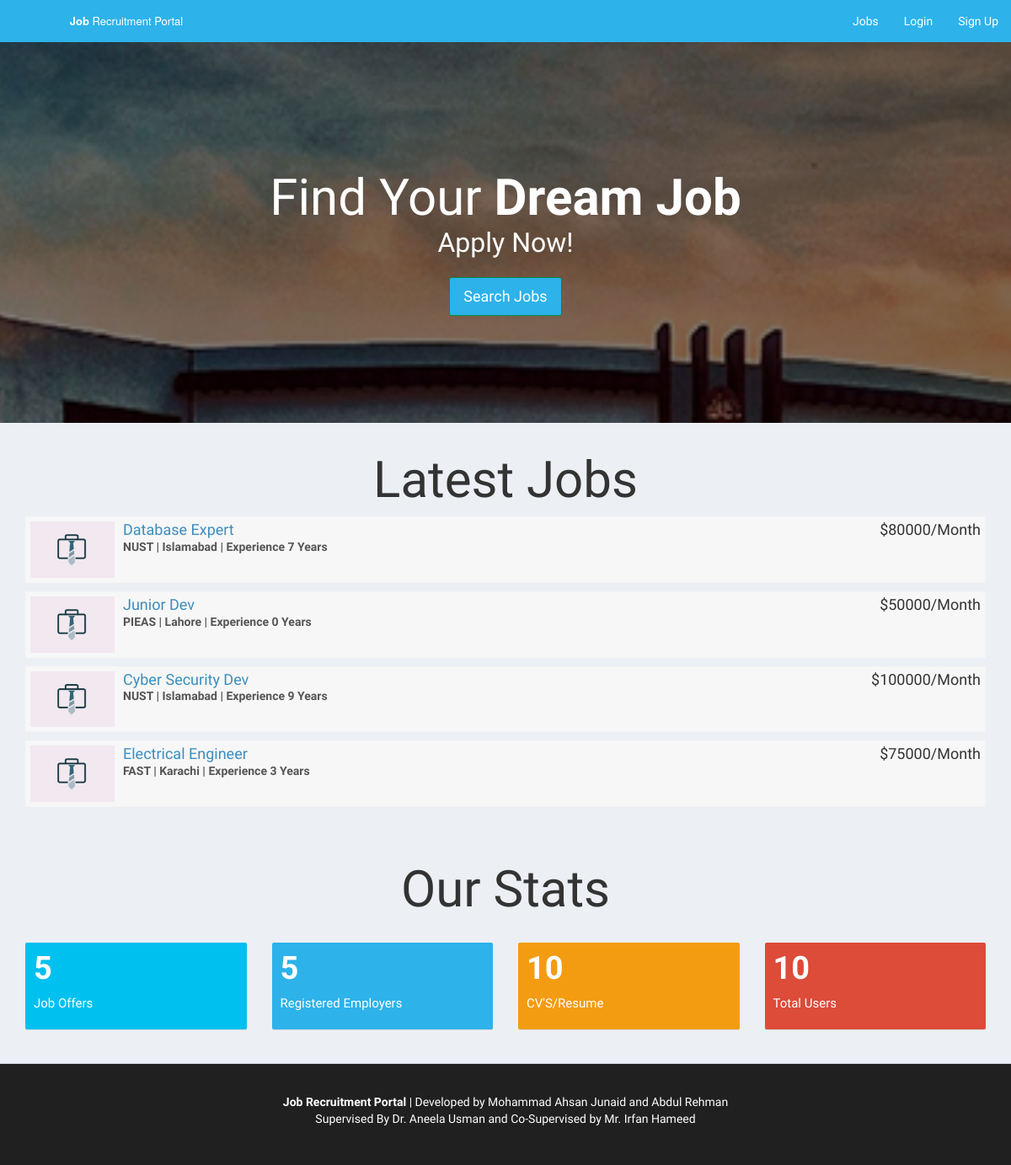
The page / on the database its author committed.
### tables this page shows
CREATE TABLE `company` (
  `id_company` int(11) NOT NULL,
  `name` varchar(255) NOT NULL,
  `companyname` varchar(255) NOT NULL,
  `country` varchar(255) NOT NULL,
  `state` varchar(255) NOT NULL,
  `city` varchar(255) NOT NULL,
  `contactno` varchar(255) NOT NULL,
  `website` varchar(255) NOT NULL,
  `email` varchar(255) NOT NULL,
  `password` varchar(255) NOT NULL,
  `aboutme` varchar(255) DEFAULT NULL,
  `logo` varchar(255) NOT NULL,
  `createdAt` timestamp NOT NULL DEFAULT current_timestamp(),
  `active` int(11) NOT NULL DEFAULT 2
);

CREATE TABLE `job_post` (
  `id_jobpost` int(11) NOT NULL,
  `id_company` int(11) NOT NULL,
  `jobtitle` varchar(255) NOT NULL,
  `description` text NOT NULL,
  `minimumsalary` varchar(255) NOT NULL,
  `maximumsalary` varchar(255) NOT NULL,
  `experience` varchar(255) NOT NULL,
  `qualification` varchar(255) NOT NULL,
  `createdat` timestamp NOT NULL DEFAULT current_timestamp()
);

### index.php (the view, shortened to what this page needs)
<?php
require_once("db.php");
?>
<!DOCTYPE html>
<html>
<head>
  <link rel="stylesheet" href="https://cdnjs.cloudflare.com/ajax/libs/twitter-bootstrap/3.3.7/css/bootstrap.min.css">
  <link rel="stylesheet" href="https://cdnjs.cloudflare.com/ajax/libs/font-awesome/4.7.0/css/font-awesome.min.css">
  <link rel="stylesheet" href="https://cdnjs.cloudflare.com/ajax/libs/ionicons/2.0.1/css/ionicons.min.css">
  <link rel="stylesheet" href="css/AdminLTE.min.css">
  <link rel="stylesheet" href="css/_all-skins.min.css">
  <link rel="stylesheet" href="css/custom.css">
</head>
<body class="hold-transition skin-green sidebar-mini">
<div class="wrapper">
  <header class="main-header">
    <a href="index.php" class="logo logo-bg">
      <span class="logo-lg"><b>Job</b> Recruitment Portal</span>
    </a>
    <nav class="navbar navbar-static-top">
      <div class="navbar-custom-menu">
        <ul class="nav navbar-nav">
          <li>
            <a href="jobs.php">Jobs</a>
          </li>
          <?php if(empty($_SESSION['id_user']) && empty($_SESSION['id_company'])) { ?>
          <li>
            <a href="login.php">Login</a>
          </li>
          <li>
            <a href="sign-up.php">Sign Up</a>
          </li>
          <?php } ?>
        </ul>
      </div>
    </nav>
  </header>
  <div class="content-wrapper" style="margin-left: 0px;">
    <section class="content-header bg-main">
      <div class="container">
        <div class="row">
          <div class="col-md-12 text-center index-head">
            <h1>Find Your <strong>Dream Job</strong></h1>
            <p>Apply Now!</p>
            <p><a class="btn btn-success btn-lg" href="jobs.php" role="button">Search Jobs</a></p>
          </div>
        </div>
      </div>
    </section>
    <section class="content-header">
      <div class="container">
        <div class="row">
          <div class="col-md-12 latest-job margin-bottom-20">
            <h1 class="text-center">Latest Jobs</h1>
            <?php
          $sql = "SELECT * FROM job_post Order By Rand() Limit 4";
          $result = $conn->query($sql);
          if($result->num_rows > 0) {
            while($row = $result->fetch_assoc())
            {
              $sql1 = "SELECT * FROM company WHERE id_company='$row[id_company]'";
              $result1 = $conn->query($sql1);
              if($result1->num_rows > 0) {
                while($row1 = $result1->fetch_assoc())
                {
             ?>
            <div class="attachment-block clearfix">
              <img class="attachment-img" src="img/photo1.png" alt="Attachment Image">
              <div class="attachment-pushed">
                <h4 class="attachment-heading"><a href="view-job-post.php?id=<?php echo $row['id_jobpost']; ?>"><?php echo $row['jobtitle']; ?></a> <span class="attachment-heading pull-right">$<?php echo $row['maximumsalary']; ?>/Month</span></h4>
                <div class="attachment-text">
                    <div><strong><?php echo $row1['companyname']; ?> | <?php echo $row1['city']; ?> | Experience <?php echo $row['experience']; ?> Years</strong></div>
                </div>
              </div>
            </div>
          <?php
              }
            }
            }
          }
          ?>
          </div>
        </div>
      </div>
    </section>
    <section id="statistics" class="content-header">
      <div class="container">
        <div class="row">
          <div class="col-md-12 text-center latest-job margin-bottom-20">
            <h1>Our Stats</h1>
          </div>
        </div>
        <div class="row">
        <div class="col-lg-3 col-xs-6">
          <div class="small-box bg-aqua">
            <div class="inner">
             <?php
                      $sql = "SELECT * FROM job_post";
                      $result = $conn->query($sql);
                      if($result->num_rows > 0) {
                        $totalno = $result->num_rows;
                      } else {
                        $totalno = 0;
                      }
                    ?>
              <h3><?php echo $totalno; ?></h3>
              <p>Job Offers</p>
            </div>
          </div>
        </div>
        <div class="col-lg-3 col-xs-6">
          <div class="small-box bg-green">
            <div class="inner">
                  <?php
                      $sql = "SELECT * FROM company WHERE active='1'";
                      $result = $conn->query($sql);
                      if($result->num_rows > 0) {
                        $totalno = $result->num_rows;
                      } else {
                        $totalno = 0;
                      }
                    ?>
              <h3><?php echo $totalno; ?></h3>
              <p>Registered Employers</p>
            </div>
          </div>
        </div>
        <div class="col-lg-3 col-xs-6">
          <div class="small-box bg-yellow">
            <div class="inner">
             <?php
                      $sql = "SELECT * FROM users WHERE resume!=''";
                      $result = $conn->query($sql);
                      if($result->num_rows > 0) {
                        $totalno = $result->num_rows;
                      } else {
                        $totalno = 0;
                      }
                    ?>
              <h3><?php echo $totalno; ?></h3>
              <p>CV'S/Resume</p>
            </div>
          </div>
        </div>
        <div class="col-lg-3 col-xs-6">
          <div class="small-box bg-red">
            <div class="inner">
               <?php
                      $sql = "SELECT * FROM users WHERE active='1'";
                      $result = $conn->query($sql);
                      if($result->num_rows > 0) {
                        $totalno = $result->num_rows;
                      } else {
                        $totalno = 0;
                      }
                    ?>
              <h3><?php echo $totalno; ?></h3>
              <p>Total Users</p>
            </div>
          </div>
        </div>
      </div>
      </div>
    </section>
 <br>
  </div>
  <footer class="main-footer" style="margin-left: 0px; color : #fff;  background-color:#202020;">
    <div class="container"  style="text-align: center">
		<div>
            <br>
			<p><b>Job Recruitment Portal</b> | Developed by Mohammad Ahsan Junaid and Abdul Rehman <br> Supervised By Dr. Aneela Usman and Co-Supervised by Mr. Irfan Hameed</p>
            <br>
		</div>
	</div>
  </footer>
</div>
</body>
</html>

### css/custom.css (style rules this page uses)
.bg-main { background: linear-gradient(0deg,rgba(0,0,0,0.5),rgba(0,0,0,0.5)), url(../img/job-search.jpg) no-repeat center center fixed !important; -webkit-background-size: cover; -moz-background-size: cover; -o-background-size: cover; background-size: cover !important; }
.index-head { padding: 10%; color: #fff; line-height: 150%; }
.index-head > h1 { font-size: 60px; }
.logo-bg { background-color: #2db2ea !important; }
.index-head > p { font-size: 32px; }
.index-head > p > a { margin-top: 20px; }
.latest-job { line-height: 150%; }
.latest-job > h1 { font-size: 60px; }
.margin-bottom-20 { margin-bottom: 20px; }

### rows shown on the page
job_post: jobtitle "Database Expert", maximumsalary "80000", experience "7"
company: companyname "NUST", city "Islamabad"
job_post: jobtitle "Junior Dev", maximumsalary "50000", experience "0"
company: companyname "PIEAS", city "Lahore"
job_post: jobtitle "Cyber Security Dev", maximumsalary "100000", experience "9"
job_post: jobtitle "Electrical Engineer", maximumsalary "75000", experience "3"
company: companyname "FAST", city "Karachi"

### other values the page prints
$totalno "5"
$totalno "10"
